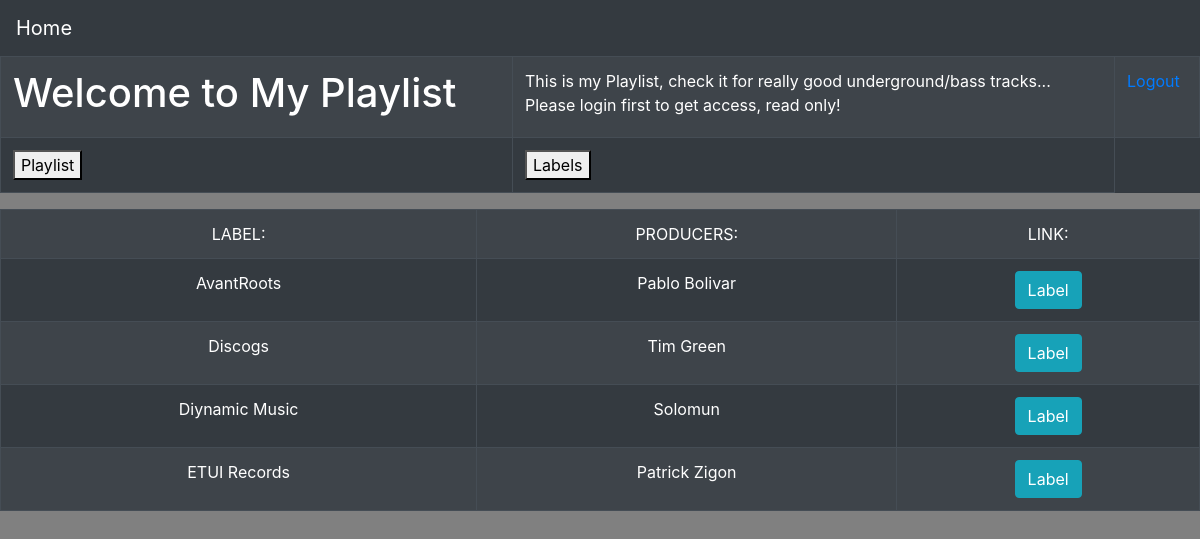
/gotoplaylist/labels/ (signed in), run on the app's committed database.
### tracks/models.py (models this page shows, shortened)
class Label(models.Model):
    name = models.CharField(max_length=50)
    link = models.URLField(default=None)
    producers = models.ForeignKey(Producer, on_delete=models.CASCADE, default=None)
    class Meta:
        ordering = ['name']

class Producer(models.Model):
    name = models.CharField(max_length=50)
    link = models.URLField(default=None)
    class Meta:
        ordering = ['name']
    def __str__(self):
        return self.name

### tracks/views.py (the view)
# urls.py: path('labels/', views.LabelView.as_view()),
class LabelView(generics.RetrieveAPIView):
    serializer_class = LabelSerializer
    authentication_classes = [BasicAuthentication, SessionAuthentication, ]
    permission_classes = [permissions.IsAuthenticated]
    renderer_classes = [TemplateHTMLRenderer]
    template_name = 'labels.html'
    def get(self, request, *args, **kwargs):
        items = Label.objects.all()
        return Response({'items': items})

### tracks/templates/labels.html (shortened to what this page needs)
{% extends 'index.html' %}
{% block content %}
        <table class="table table-striped table-dark table-bordered">
            <td><center>LABEL:</center></td>
            <td><center>PRODUCERS:</center></td>
            <td><center>LINK:</center></td>
            <tr>
            {% for p in items %}
                <td><center>{{ p.name }}</center></td>
                <td><center>{{ p.producers }}</center></td>
                <td><center><a href="{{ p.link }}" class="btn btn-info" role="button">Label</a></center></td>
            </tr>
            {% endfor %}
         </table>
{% endblock %}

### data on the page
Label: name "AvantRoots", producers "Pablo Bolivar"
Label: name "Discogs", producers "Tim Green"
Label: name "Diynamic Music", producers "Solomun"
Label: name "ETUI Records", producers "Patrick Zigon"
